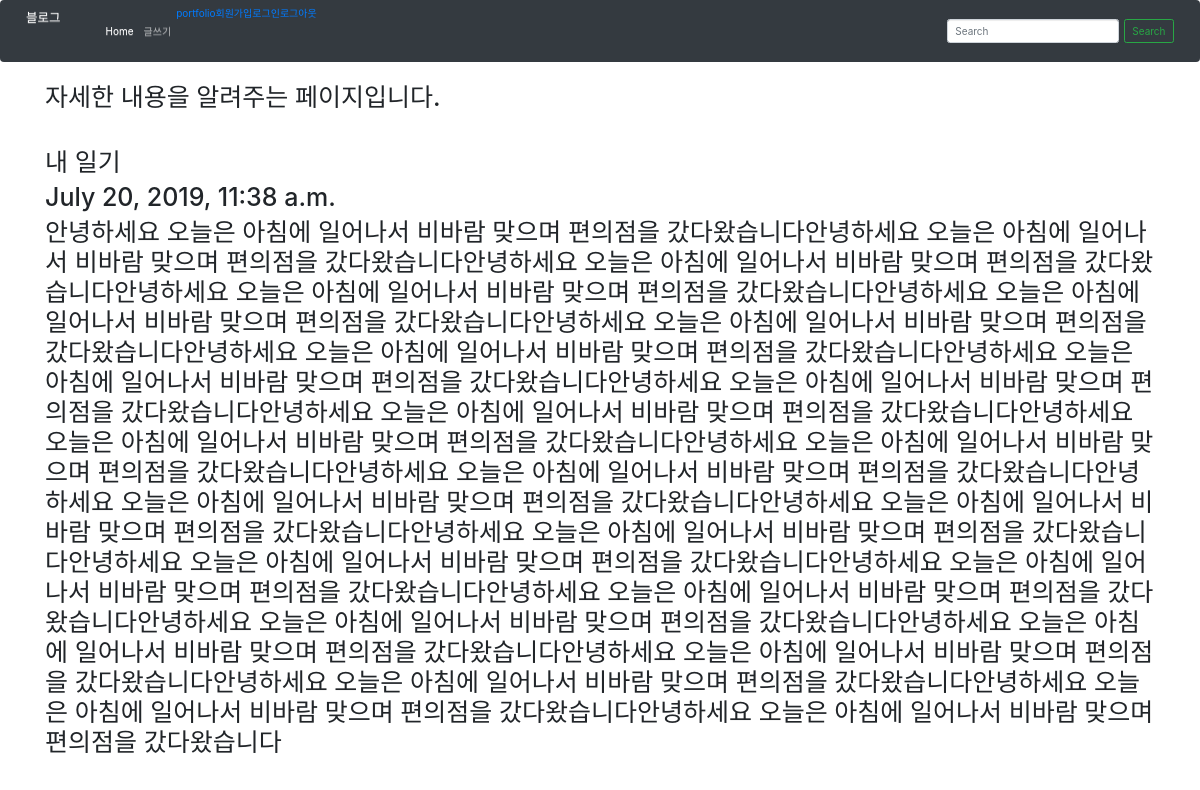
Page /blog/2 on the committed database.
### blogapp/models.py (models this page shows, shortened)
class Blog(models.Model):
    title = models.CharField(max_length=200)
    pub_date = models.DateTimeField('date published')
    body = models.TextField()

### blogapp/views.py (the view)
# urls.py: path('blog/<int:blog_id>', blogapp.views.detail, name="detail"),
def detail(request, blog_id):
    details = get_object_or_404(Blog, pk=blog_id)
    return render(request, 'detail.html',{'details':details})

### blogapp/templates/detail.html
{% extends 'base.html' %}
{% block contents %}
<body>
    <div class="container">
     <h1>자세한 내용을 알려주는 페이지입니다.</h1>
    <br><br>
    <h1>{{details.title}}</h1>
    <h1>{{details.pub_date}}</h1>
    <h1>{{details.body}}</h1>
    </div>
</body>
{%endblock%}

### rows in the picture
Blog: title "내 일기", pub_date "July 20, 2019, 11:38 a.m.", body "안녕하세요 오늘은 아침에 일어나서 비바람 맞으며 편의점을 갔다왔습니다안녕하세요 오늘은 아침에 일어나서 비바람 맞으며 편의점을 갔다왔습니다안녕하세요 오늘은 아침에 일어나서 비바람 맞으며 편의점을 갔다왔습니다안녕하세요 오늘은 아침에 일어나서 비바람 맞으며 편의점을 갔다왔습니다안녕하세요 오늘은 아침에 일어나서 비바람 맞으며 편의점을 갔다왔습니다안녕하세요 오늘은 아침에 일어나서 비바람 맞으며 편의점을 갔다왔습니다안녕하세요 오늘은 아침에 일어나서 비바람 맞으며 편의점을 갔다왔습니다안녕하세요 오늘은 아침에 일어나서 비바람 맞으며 편의점을 갔다왔습니다안녕하세요 오늘은 아침에 일어나서 비바람 맞으며 편의점을 갔다왔습니다안녕하세요 오늘은 아침에 일어나서 비바람 맞으며 편의점을 갔다왔습니다안녕하세요 오늘은 아침에 일어나서 비바람 맞으며 편의점을 갔다왔습니다안녕하세요 오늘은 아침에 일어나서 비바람 맞으며 편의점을 갔다왔습니다안녕하세요 오늘은 아침에 일어나서 비바람 맞으며 편의점을 갔다왔습니다안녕하세요 오늘은 아침에 일어나서 비바람 맞으며 편의점을 갔다왔습니다안녕하세요 오늘은 아침에 일어나서 비바람 맞으며 편의점을 갔다왔습니다안녕하세요 오늘은 아침에 일어나서 비바람 맞으며 편의점을 갔다왔습니다안녕하세요 오늘은 아침에 일어나서 비바람 맞으며 편의점을 갔다왔습니다안녕하세요 오늘은 아침에 일어나서 비바람 맞으며 편의점을 갔다왔습니다안녕하세요 오늘은 아침에…"
